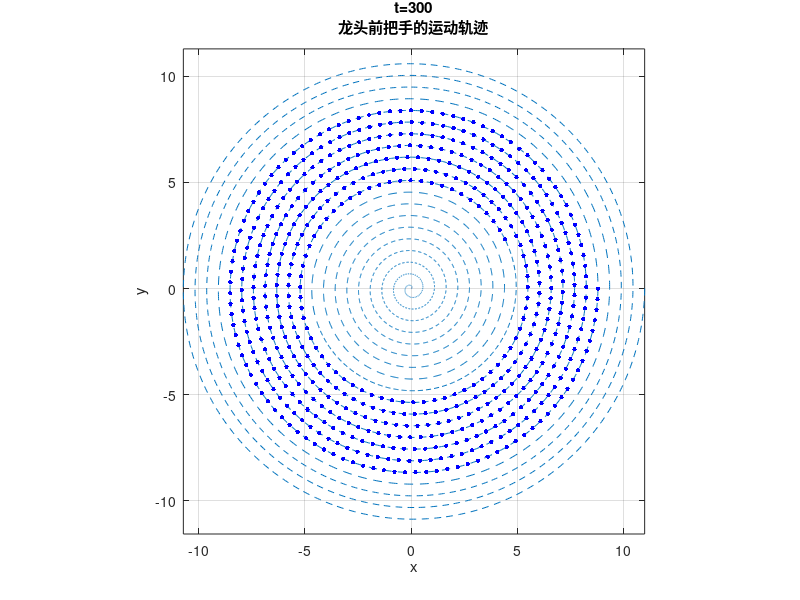

The MATLAB script that drew this image: (Note: this script raises an error after producing the figure.)
clc;close all
warning off
luoju=55e-2; % 螺距
k=luoju/2/pi; % 螺线方程的系数 r=k theta
L1=341e-2;
D1=L1-27.5e-2*2; % 龙头把手两个孔之间的距离
L2=220e-2;
D2=L2-27.5e-2*2; % 其他凳子把手两个孔之间的距离

%% 先画出部分螺线
theta=20*2*pi:-0.01:0*pi;
r=k*theta;
x=r.*cos(theta);
y=r.*sin(theta);
figure(1)
set(gcf,'Position',[200 200 600 600]);
plot(x,y,'--')
axis equal
grid on
xlabel('x')
ylabel('y')
hold on

% 第一步，先确定300s内，龙头第一个把手的位置演化
mydtheta=@(t,theta)-1./(k*sqrt(1+theta.^2));
theta0=2*pi*16; % 初始位置时候的角度
dt=0.05; % 时间步长 定为0.05
tspan=0:dt:300; % 求解时间点
[tt,theta]=ode45(mydtheta,tspan,theta0); % 龙格库塔法求解
X1=k*theta.*cos(theta);
Y1=k*theta.*sin(theta);
for i=1:10:length(theta)
    title({['t=',num2str(tt(i))],'龙头前把手的运动轨迹'})
    plot(X1(i),Y1(i),'b.','MarkerSize',10)
    drawnow
end
hwait=waitbar(0,'计算开始...')
%% 第二步,确定每个时间点下，头部凳子的后面一个孔（也要在螺线上）,以及龙身和龙尾凳子各个孔所在位置(都要在螺线上）
N=223; % 龙头+龙身+龙尾总的个数
X=zeros(N+1,length(X1)); 
Y=zeros(N+1,length(X1)); % 每一行代表每个凳子的前把手孔的位置在各个时间点处的值,因为尾部还有一个孔，所以一共223+1个，所以X和Y对应223+1行
Theta=zeros(N+1,length(X1)); % 记录每个孔在各个时刻处的位置对应的角度theta（这为了求速度的）
X(1,:)=X1;
Y(1,:)=Y1;% 第一行已知了，上面求得的头部第一个把手位置数据
Theta(1,:)=theta; % 第一行已知了，第一个把手的角度数据，上面求了
for j=1:length(tt)
    for i=2:N+1 % 在每一个时间点下，对每一行循环计算，意思是求出此时各个把手孔的位置信息
        d=D1*(i<=2)+D2*(i>2); % 分辨下是第一个凳子还是其他凳子，孔之间的距离不一样！
        thetaij=solve_theta(luoju,X(i-1,j),Y(i-1,j),Theta(i-1,j),d); % 子函数求解下一个孔的角度值
        Theta(i,j)=thetaij;
        X(i,j)=k*thetaij*cos(thetaij);
        Y(i,j)=k*thetaij*sin(thetaij);
        waitbar(((j-1)*N+i)/(length(tt)*N),hwait,'已经完成...')
    end
end
close(hwait)
%% 下面来可视化，盘入的动态图
theta=20*2*pi:-0.01:0*pi;
r=k*theta;
x=r.*cos(theta);
y=r.*sin(theta);
set(gcf,'Position',[200 200 600 600])
for j=1:length(tt)
    figure(2)
    plot(x,y,'-')
    axis equal
    grid on
    xlabel('x')
    ylabel('y')
    hold on
    
    plot(X(:,j),Y(:,j),'k-','LineWidth',1.2,'Marker','o','MarkerSize',6,'MarkerFaceColor','b')
    title({['t=',num2str(tt(j))],'盘入的轨迹'})
    drawnow
    hold off
end
%% 下面来求解速度数据(有各个孔的角度数据Theta，速度数据可以用数值差分方法
V=zeros(size(X)); % 每一行对应一个孔的速度在不同时间节点上的值
V(:,1)=-k*sqrt(1+Theta(:,1).^2).*(Theta(:,2)-Theta(:,1))/dt; % 第一个时间点，用前向差分求导数
V(:,end)=-k*sqrt(1+Theta(:,end).^2).*(Theta(:,end)-Theta(:,end-1))/dt; % 最后一个时间点，用后向差分求导数
V(:,2:end-1)=-k*sqrt(1+Theta(:,2:end-1).^2).*(Theta(:,3:end)-Theta(:,1:end-2))/2/dt; % 中间的每一个时间点，用中心差分来求导数
% 不明白为什么这样求导的，去看我的推文：https://mp.weixin.qq.com/s/rI9B-VHT9i2jA28CN7oFMQ 
% 下面验证一下第一个孔位置的速度是不是1，也就是V矩阵的第一行的值
figure
plot(tt,V(1,:),'b-','LineWidth',1.3)
ylim([0 1.1])
xlabel('时间')
ylabel('头把手的速度')
title('验证数值计算得到的速度')

%% %%%%%%%%%%%%%%%%%%%% 到此，我们已经得到了所有把手中心的位置和速度随时间的数据,下面填表
nn=1/dt;
index=1:nn:length(tt); % 找出特定的时间点,来记录
Dataxy=zeros(2*(N+1),length(index)); % 这些记录所有点的位置信息
Dataxy(1:2:end,:)=round(X(:,index),6); % 这是所有点的x坐标
Dataxy(2:2:end,:)=round(Y(:,index),6); %             y坐标
Datav=round(V(:,index),6); % 这些记录所有点的速度信息

% 写入文件
filename = 'result1_test.xlsx';

% 创建表头
headers = cell(1, length(index));
for i = 1:length(index)
    headers{i} = sprintf('%.1fs', index(i) - 1);
end

% 创建行名
N = 223; % 总节数
row_names = cell(2*N + 2, 1);
row_names{1} = '龙头x (m)';
row_names{2} = '龙头y (m)';
for i = 2:N-1
    row_names{2*i-1} = sprintf('第%d节龙身x (m)', i-1);
    row_names{2*i} = sprintf('第%d节龙身y (m)', i-1);
end
row_names{2*N-1} = '龙尾x (m)';
row_names{2*N} = '龙尾y (m)';
row_names{2*N+1} = '龙尾（后）x (m)';
row_names{2*N+2} = '龙尾（后）y (m)';

% 写入表头
writecell(headers, filename, 'Sheet', 1, 'Range', 'B1');
writecell(row_names, filename, 'Sheet', 1, 'Range', 'A2');

% 写入位置数据
Dataxy = round(Dataxy, 6);
writematrix(Dataxy, filename, 'Sheet', 1, 'Range', 'B2');

% 写入速度数据
writecell(headers, filename, 'Sheet', 2, 'Range', 'B1');
writecell(row_names, filename, 'Sheet', 2, 'Range', 'A2');
Datav = round(Datav, 6);
writematrix(Datav, filename, 'Sheet', 2, 'Range', 'B2');




%% 下面再看论文中的格式怎么导出
nn2=60/dt;
index2=1:nn2:length(tt); % 找出特定的时间点,来记录
index_row=[1 2:50:224 224];
Dataxy2=zeros(2*length(index_row),length(index2)); % 这些记录所有点的位置信息
Dataxy2(1:2:end,:)=round(X(index_row,index2),6) % 这是所有点的x坐标
Dataxy2(2:2:end,:)=round(Y(index_row,index2),6) %             y坐标
Datav2=round(V(index_row,index2),6) % 这些记录所有点的速度信息

%%%%%%%%% 以上全部计算完成！%%%%%%%%%%%%

%% 定义子函数：用来求解螺线上任意一个孔所在点坐标知道的情况下，如何求下一个孔所在位置
function theta=solve_theta(luoju,x1,y1,theta1,d) % 知道等距螺线上任意一点x1,y1,求在这同一条螺线上且与(x1,y1)这点相距为d的点的角度,要求这个角度一定要大于(x1,y1)这点的角度theta1
k=luoju/2/pi;
fun=@(theta)(k*theta.*cos(theta)-x1).^2+(k*theta.*sin(theta)-y1).^2-d^2;% 利用距离
q=0.01;
options = optimoptions('fsolve','Display','off'); % 不提示结果
theta=fsolve(fun,theta1+q,options); % 以前一个孔对应的角度值为基准进行非线性方程求零点，为什么加0.1？很简单，不想找比它还小的角度
while theta<=theta1 || abs(k*theta-k*theta1)>luoju/2 % 如果求解得到的角度比前面的孔对应的角度还小，或者新求出的孔与前一个孔不在一条螺线（在其他螺线）
    q=q+0.1;
    theta=fsolve(fun,theta+q,options); % 重新求一个角度 
end % 直到满足：这个点与前面孔在一条螺线，且这个点角度比前面孔的角度大!
end

